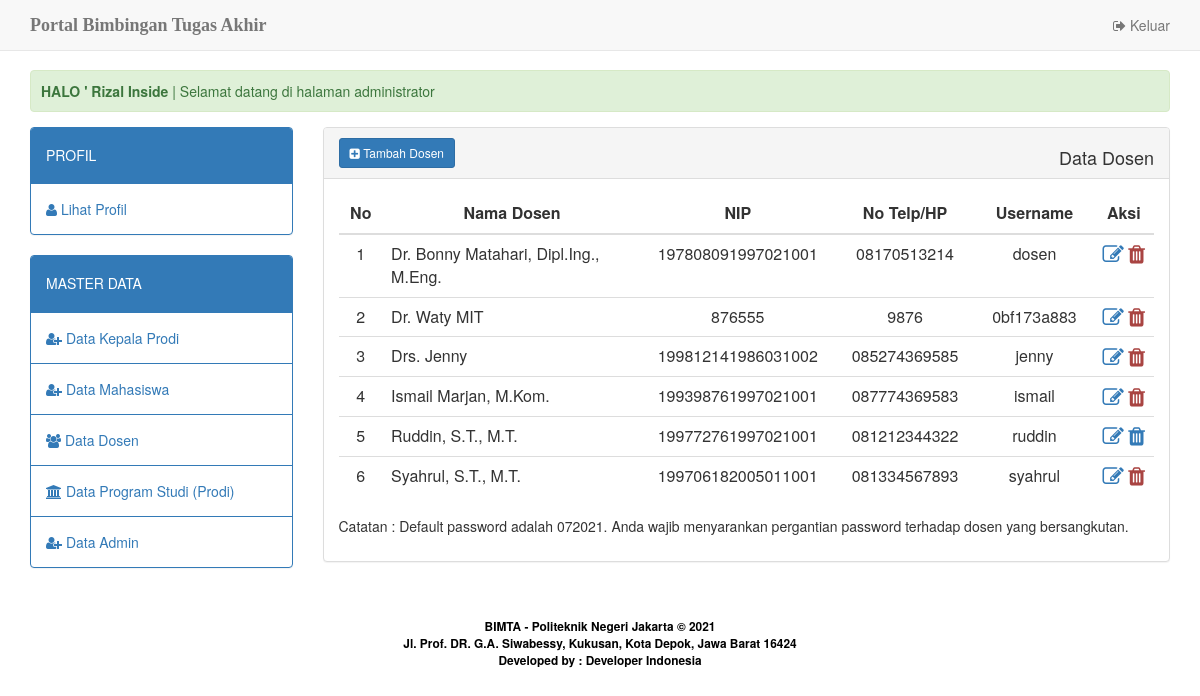
/home.php?apps=dosen (signed in), run on the app's committed database.
### tables this page shows
CREATE TABLE `admin_prodi` (
  `id_admin` int(3) NOT NULL,
  `nm_admin` varchar(30) NOT NULL,
  `no_telp` char(12) NOT NULL,
  `id_prodi` int(2) NOT NULL,
  `username` char(10) NOT NULL,
  `password` char(10) NOT NULL,
  `status_user` varchar(5) NOT NULL DEFAULT 'admin'
);

CREATE TABLE `dosen` (
  `id_dosen` int(3) NOT NULL,
  `nip_dosen` char(18) NOT NULL,
  `nm_dosen` varchar(50) NOT NULL,
  `no_telp` char(12) DEFAULT NULL,
  `username` char(10) NOT NULL,
  `password` char(10) NOT NULL,
  `status_user` varchar(5) NOT NULL DEFAULT 'dosen'
);

### apps/app_dosen/view.php (the view, shortened to what this page needs)
<div class="panel panel-default">
	<div class="panel-heading">
		<?php if ($_SESSION['user_level']=='admin') { ?>
			<a href="?apps=dosen&amp;act=add" class="btn btn-primary btn-sm"><i class="fa fa-plus-square"></i> Tambah Dosen </a>
			<span class="pull-right">
			<h4>Data Dosen </h4>
	  		</span>
		<?php } else { ?>
			<span>
			<h4>Data Dosen </h4>
			</span>
		<?php } ?>
  </div>
	<div class="panel-body">
		<table width="20%" class="table table-hover" id="tbl_users">
			<thead>
	    		<tr>
	    			<th width="2%" style="width: 2%"><div align="center">No</div></th>
	    			<th width="22%" style="width: 22%"><div align="center">Nama Dosen </div></th>
	    			<th width="5%" style="width: 5%"><div align="center">NIP </div></th>
					<th width="5%" style="width: 5%"><div align="center">No Telp/HP </div></th>
					<th width="5%" style="width: 5%"><div align="center">Username </div></th>
					<th width="3%" style="width: 3%"><div align="center">Aksi</div></th>
	    		</tr>
	    	</thead>
	    	<tbody>
	    		<?php
					$stmt = $db_con->prepare("SELECT * FROM dosen ORDER BY nm_dosen ASC");
					$stmt->execute();
					$no=1;
					while($row=$stmt->fetch(PDO::FETCH_ASSOC)) {
				?>
					<tr>
						<td><div align="center"><?php echo $no; ?></div></td>
						<td><?php echo $row['nm_dosen']; ?></td>
						<td><div align="center"><?php echo $row['nip_dosen']; ?></div></td>
						<td><div align="center"><?php echo $row['no_telp']; ?></div></td>
						<td><div align="center"><?php echo $row['username']; ?></div></td>
					    <td align="center">
							<a class="edit-link" href="?apps=dosen&act=edit&id=<?php echo $row['id_dosen']; ?>" title="Edit"><i class="fa fa-pencil-square-o fa-lg" aria-hidden="true"></i></a>
							<?php
								$no_delete=$row['id_dosen'];
								$stmt2 = $db_con->prepare("SELECT * FROM mahasiswa where id_dosen ='$no_delete' ");
								$stmt2->execute();
								$check=$stmt2->rowCount();
								if($check == 0) {
							?>
							<a href="?apps=dosen&act=hapus&id=<?php echo $row['id_dosen']; ?>" onclick="return confirm('Yakin untuk menghapus data?')" title="Delete"><i class="fa fa-trash fa-lg" aria-hidden="true"></i></a>
						<?php } else { ?>
							<a title="Tidak diizinkan untuk menghapus data"><i class="fa fa-trash text-danger fa-lg"></i></a>
						<?php } ?>
						</td>
					</tr>
				<?php
					$no++;
				 	}
				?>
	    	</tbody>
		</table>
		<p>Catatan : Default password adalah <?php $today=date("mY"); echo $today; ?>. Anda wajib menyarankan pergantian password terhadap dosen yang bersangkutan.</p>
	</div>
</div>

### home.php (shortened to what this page needs)
<?php
	include_once 'dbconfig.php';
	$stmt = $db_con->prepare("SELECT * FROM dosen WHERE id_dosen=:uid");
	$stmt->execute(array(":uid"=>$_SESSION['user_session']));
	$row=$stmt->fetch(PDO::FETCH_ASSOC);
	$stmt2 = $db_con->prepare("SELECT * FROM mahasiswa WHERE nim=:uid");
	$stmt2->execute(array(":uid"=>$_SESSION['user_session']));
	$row2=$stmt2->fetch(PDO::FETCH_ASSOC);
	$stmt3 = $db_con->prepare("SELECT * FROM admin_prodi WHERE id_admin=:uid");
	$stmt3->execute(array(":uid"=>$_SESSION['user_session']));
	$row3=$stmt3->fetch(PDO::FETCH_ASSOC);
	$stmt4 = $db_con->prepare("SELECT * FROM kaprodi WHERE id_kaprodi=:uid");
	$stmt4->execute(array(":uid"=>$_SESSION['user_session']));
	$row4=$stmt4->fetch(PDO::FETCH_ASSOC);
?>
<!DOCTYPE html>
<html lang="en">
<head>
  <link href="assets/css/bootstrap.min.css" rel="stylesheet">
  <link href="assets/css/style.css" rel="stylesheet">
  <link href="assets/css/font-awesome.css" rel="stylesheet">
  <link href="assets/css/datatables.min.css" rel="stylesheet">
</head>
<body>
  <nav class="navbar navbar-default navbar-fixed-top">
    <div class="container">
      <div class="navbar-header">
        <a class="navbar-brand" href="./"><b>Portal Bimbingan Tugas Akhir</b><span class="style4"></span></a>
      </div>
      <div id="navbar" class="navbar-collapse collapse">
        <ul class="nav navbar-nav navbar-right">
          <li><a href="logout.php"><span class="fa fa-sign-out"></span> Keluar</a></li>
        </ul>
      </div>
    </div>
  </nav>
  <div class="body-container">
    <div class="container">
      <div class='alert alert-success'>
        <marquee>
          <strong>HALO ' <?php
					if ($_SESSION['user_level']=='dosen') {echo $row['nm_dosen'];}
					elseif ($_SESSION['user_level']=='mahasiswa') {echo $row2['nm_mhs'];}
					elseif ($_SESSION['user_level']=='admin') {echo $row3['nm_admin'];}
					elseif ($_SESSION['user_level']=='kaprodi') {echo $row4['nm_kaprodi'];}
				?></strong> | Selamat datang di halaman <?php
					if ($_SESSION['user_level']=='dosen') {echo "dosen pembimbing tugas akhir";}
					elseif ($_SESSION['user_level']=='mahasiswa') {echo "mahasiswa";}
					elseif ($_SESSION['user_level']=='admin') {echo "administrator";}
					elseif ($_SESSION['user_level']=='kaprodi') {echo "kepala prodi";}
				?>
        </marquee>
      </div>
      <div class="row">
        <div class="col-md-3">
          <?php include 'apps/menu.php'; ?>
        </div>
        <div class="col-md-9">
          <?php include 'apps/content.php'; ?>
        </div>
      </div>
    </div>
    <center>
      <p>&nbsp;</p>
      <p><small style="color: #fff"><span class="style3" style="font-weight: bold;">BIMTA - Politeknik Negeri
            Jakarta &copy; <?php echo date('Y');?></span><br>
          <strong><span class="style3"><span class="style3">Jl. Prof. DR. G.A. Siwabessy, Kukusan, Kota Depok,
                Jawa Barat 16424<br>
                Developed by : Developer Indonesia
              </span></strong></small> </p>
    </center>
  </div>
</body>
</html>

### assets/css/style.css (style rules this page uses)
body { background:#f1f9f9; }
.body-container { margin-top:70px; }
.navbar-brand { font-family:"Lucida Handwriting"; }

### home.php (style rules this page uses)
.style3 { color: #000000 }

### data on the page
admin_prodi: nm_admin "Rizal Inside"
dosen: nm_dosen "Dr. Bonny Matahari, Dipl.Ing., M.Eng.", nip_dosen "197808091997021001", no_telp "08170513214", username "dosen"
dosen: nm_dosen "Dr. Waty MIT", nip_dosen "876555", no_telp "9876", username "0bf173a883"
dosen: nm_dosen "Drs. Jenny", nip_dosen "199812141986031002", no_telp "085274369585", username "jenny"
dosen: nm_dosen "Ismail Marjan, M.Kom.", nip_dosen "199398761997021001", no_telp "087774369583", username "ismail"
dosen: nm_dosen "Ruddin, S.T., M.T.", nip_dosen "199772761997021001", no_telp "081212344322", username "ruddin"
dosen: nm_dosen "Syahrul, S.T., M.T.", nip_dosen "199706182005011001", no_telp "081334567893", username "syahrul"
